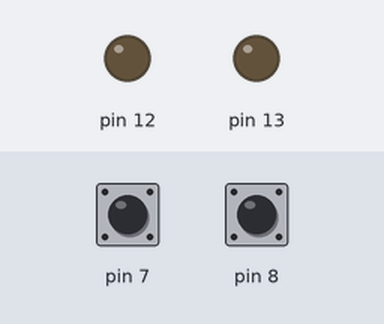
Bench run of a sketch on a simulated Arduino Uno, built with avr-gcc and run on an emulated ATmega328P. Parts: output pins drawn as LEDs (lit = HIGH). Inputs (shaded band) come from the test bench; at power-on: pin 7 HIGH, pin 8 HIGH.

Above: at 1.2 s.
1.3 s: pin 7 pulled LOW for 0.15 s
At 1.37 s:
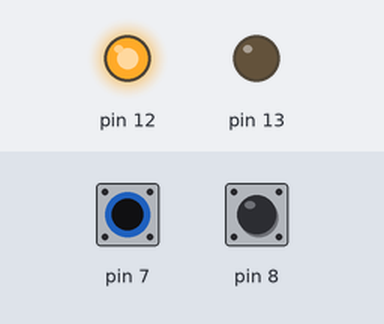
2.9 s: pin 8 pulled LOW for 0.15 s
At 2.97 s:
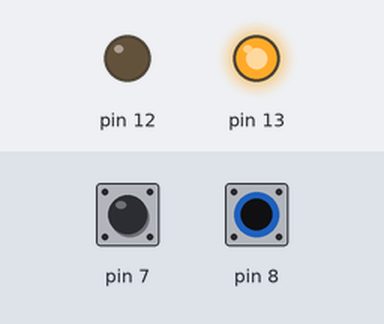
4.5 s: pin 8 pulled LOW for 3.2 s
At 8.9 s:
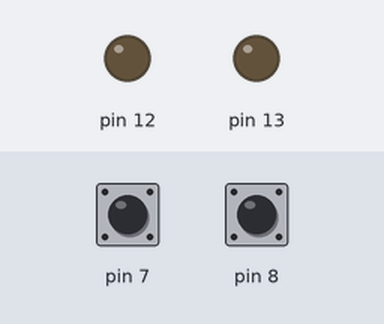
9.2 s: pin 7 pulled LOW for 3.2 s
At 10.2 s:
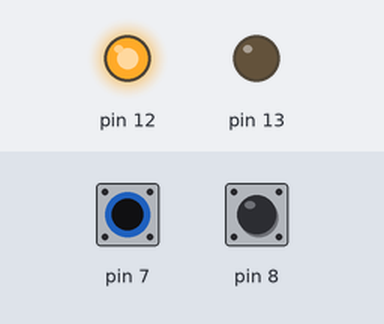
13.9 s: pin 7 driven LOW and pin 8 driven LOW
At 15.0 s:
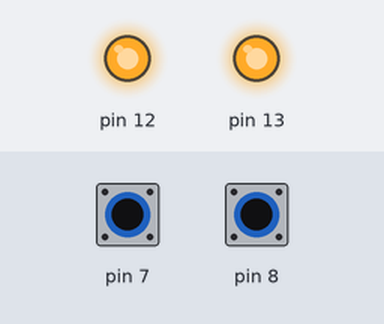
Timing chart, 0 to 16.4 s (numbered marks = the images above; inputs shaded):
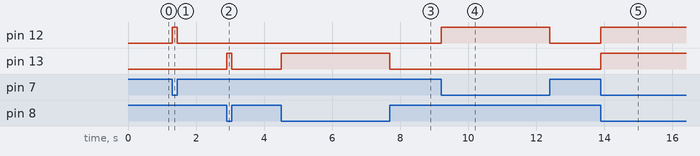

The sketch:

goForward.ino
```cpp
void setup() {
pinMode(13,OUTPUT);
pinMode(12,OUTPUT);
pinMode(8,INPUT_PULLUP);
pinMode(7,INPUT_PULLUP);
}

void loop() {
bool x = !digitalRead(8);
digitalWrite(13,x);
bool y = !digitalRead(7);
digitalWrite(12,y);
}
```

Measured:
- after the input at 1.3 s, pin 12: LOW → HIGH at once, → LOW 0.15 s later
- after the input at 2.9 s, pin 13: LOW → HIGH at once, → LOW 0.15 s later
- after the input at 4.5 s, pin 13: LOW → HIGH at once, → LOW 3.2 s later
- after the input at 9.2 s, pin 12: LOW → HIGH at once, → LOW 3.2 s later
- after the input at 13.9 s, pin 12, pin 13: LOW → HIGH at once
